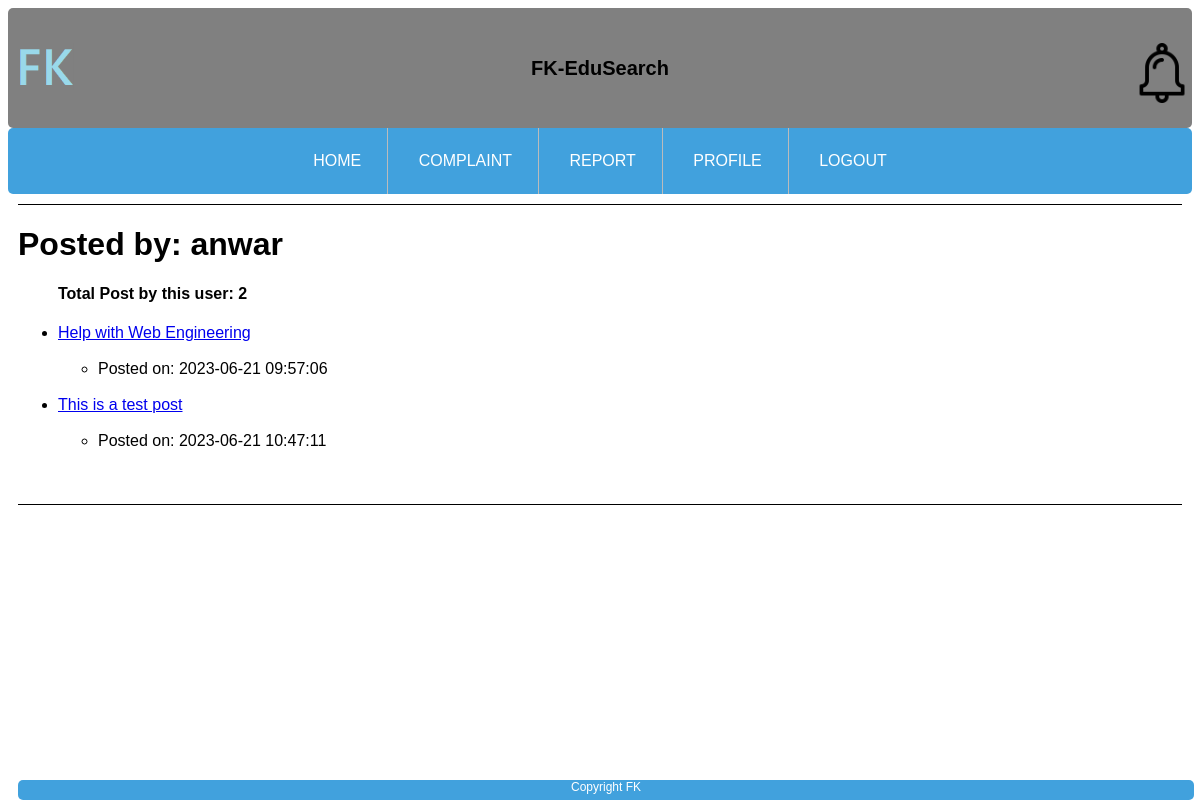
/Edusearch-AskAce/viewUserPost.php?uid=45, run on the app's committed database.
### tables this page shows
CREATE TABLE `users` (
  `UserID` int(4) NOT NULL,
  `Username` varchar(50) DEFAULT NULL,
  `Email` varchar(100) DEFAULT NULL,
  `Password` varchar(100) DEFAULT NULL,
  `Phone` varchar(13) NOT NULL,
  `Research` varchar(100) NOT NULL,
  `AcademicStatus` varchar(100) NOT NULL
);

CREATE TABLE `post` (
  `PostID` int(4) NOT NULL,
  `UserID` int(4) NOT NULL,
  `PostTitle` varchar(100) NOT NULL,
  `PostContent` varchar(1000) NOT NULL,
  `PostStatus` varchar(10) NOT NULL,
  `PostDate` datetime NOT NULL,
  `ExpertID` int(4) DEFAULT NULL,
  `response` varchar(200) NOT NULL
);

### Edusearch-AskAce/viewUserPost.php (the view, shortened to what this page needs)
<?php
include("dbase.php");
$user_id=$_GET['uid'];
$cmdselect="SELECT * FROM post WHERE UserID='$user_id' AND PostStatus='Accepted'";
$cmdcount="SELECT COUNT(PostID) as 'total' FROM post WHERE UserID='$user_id' AND PostStatus='Accepted'";
$cmdselect2="SELECT post.*, users.Username FROM post INNER JOIN users ON post.UserID=users.UserID WHERE post.UserID='$user_id' AND post.PostStatus='Accepted'";
$result = $conn->query($cmdselect);
$result2 = $conn->query($cmdcount);
$result3 = $conn->query($cmdselect2);
?>
<html>
    <head>
    </head>
    <link rel="stylesheet" type="text/css" href="Style.css">
    <body>
    <header class="header">
            <div class="logo logo-left">
                <img width="60px" src="Image/fklogo.png" alt="Left Logo">
            </div>
            <div class="text">FK-EduSearch</div>
            <div class="logo logo-right">
                <img width="60px" src="Image/notiLogo.png" alt="Right Logo">
            </div>
        </header>
        <div id="navBar">
            <ul>
            <li><a href="main.php"> HOME </a></li>
                <li><a href=""> COMPLAINT </a></li>
				<li><a href="report.php"> REPORT </a></li>
				<li><a href="profile.php"> PROFILE </a></li>
                <li><a href="logout.php"> LOGOUT </a></li>
            </ul>
        </div>
         <div class="activePost">
            <?php $row3=$result3->fetch_assoc();?>
            <?php echo "<h1>Posted by: " .$row3['Username']."</h1>"; ?>
            <ul>
            <?php
            if($result->num_rows >0){
                $row2=$result2->fetch_assoc();
                echo "<h4>Total Post by this user: ".$row2['total']."</h4>";
            while($row=$result->fetch_assoc()){
                $href="displayPost.php?uid=".$row['PostID'];
            ?>
                <?php echo "<li><a href='".$href."' target='_parent'>" .$row['PostTitle']."</a></li><br>"; ?>
                <?php echo "<ul><li>Posted on: " .$row['PostDate']."</li></ul><br>"; ?>
            <?php
            }
            }
            ?>
            </ul>
        </div>
    </body>
    <footer>Copyright FK</footer>
</html>

### Edusearch-AskAce/Style.css (style rules this page uses)
.header { display: flex; border-radius: 5px; justify-content: space-between; align-items: center; padding: 10px; height: 100px; background-color: rgb(128, 128, 128); font-family: Arial, Helvetica, sans-serif; }
body { font-family: Arial, Helvetica, sans-serif; background-image: url("Image/bg.jpg"); }
.logo { width: 50px; height: 50px; }
.logo-left { margin-right: 10px; }
.logo-right { margin-left: 10px; }
.text { font-size: 20px; font-weight: bold; }
#navBar li { padding: 10px; display: inline-block; }
#navBar { text-align: center; }
#navBar a { text-decoration: none; color: #34495E; }
#navBar ul { list-style-type: inherit; margin: 0; padding: 0; overflow: hidden; background-color: #41a1dd; border-radius: 5px; }
#navBar li { float: none; position: relative; border-right: 1px solid #bbb; }
#navBar li:last-child { border-right: none; }
#navBar li a { display: block; color: white; text-align: center; padding: 14px 16px; text-decoration: none; }
.activePost { position: relative; margin: 10px; border-top: 1px solid black; border-bottom: 1px solid black; padding-bottom: 20px; }
footer { font-size: 12px; color: white; width: 98%; height: 20px; background: #41a1dd; text-align: center; border-radius: 5px; position: fixed; margin: 10px; margin-bottom: 0px; bottom: 0px; }

### data on the page
users: Username "anwar"
post: PostTitle "Help with Web Engineering", PostDate "2023-06-21 09:57:06"
post: PostTitle "This is a test post", PostDate "2023-06-21 10:47:11"

### other printed values
$row2['total'] "2"
